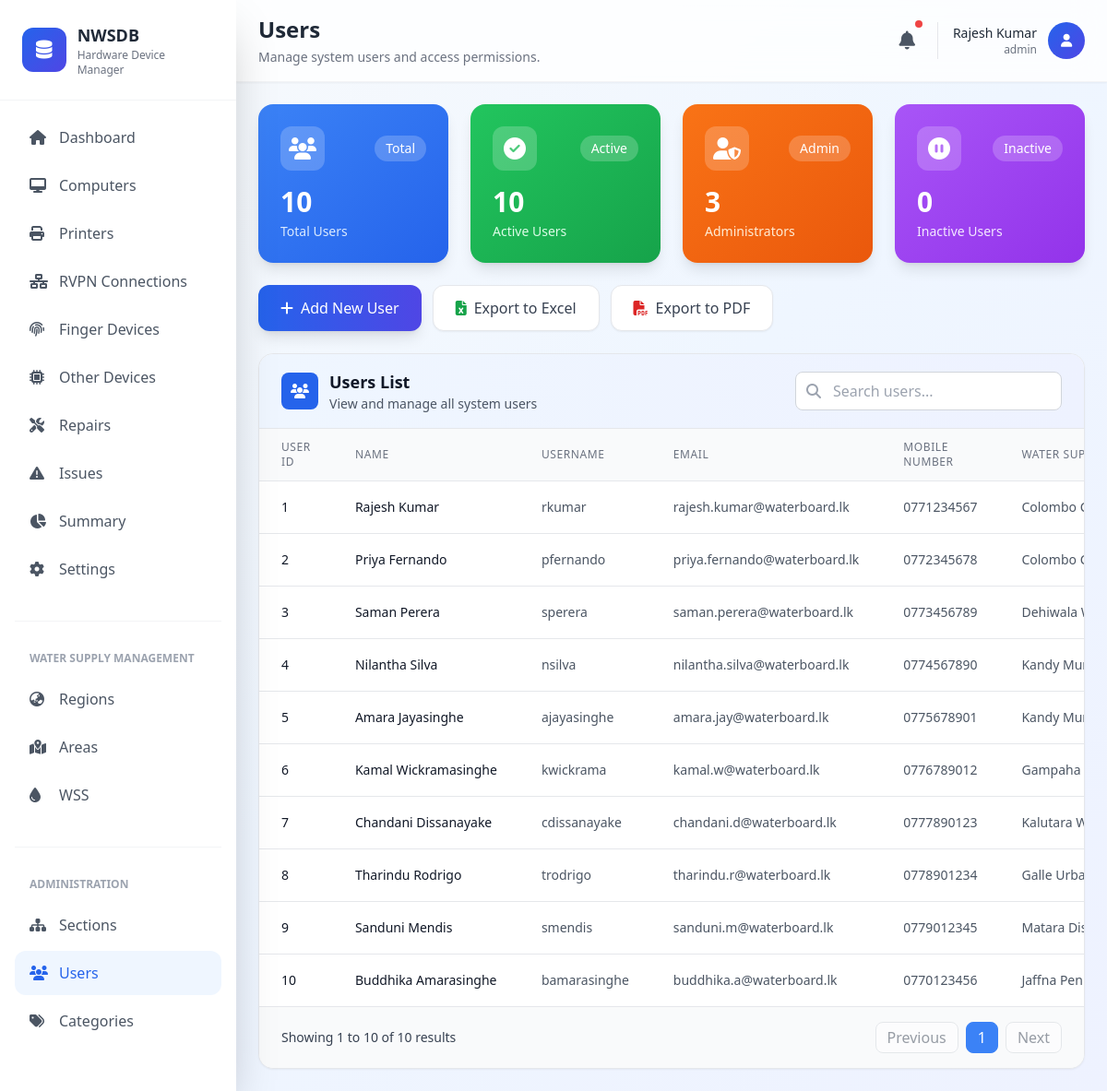
The page /pages/admin/users.php (signed in) on the database its author committed.
### tables this page shows
CREATE TABLE users (
  user_id INT UNSIGNED AUTO_INCREMENT PRIMARY KEY,
  first_name VARCHAR(100) NOT NULL,
  last_name VARCHAR(100) NOT NULL,
  username VARCHAR(50) UNIQUE,
  email VARCHAR(150) NOT NULL UNIQUE,
  mobile_number VARCHAR(15) UNIQUE,
  gender VARCHAR(10),
  password VARCHAR(255) NOT NULL,
  wss_id INT DEFAULT NULL,
  role ENUM('admin','user') NOT NULL DEFAULT 'user',
  status ENUM('active','inactive','suspended') DEFAULT 'active',
  updated_at TIMESTAMP DEFAULT CURRENT_TIMESTAMP ON UPDATE CURRENT_TIMESTAMP,
  created_at TIMESTAMP DEFAULT CURRENT_TIMESTAMP,
  last_login DATETIME DEFAULT NULL,
  CONSTRAINT fk_users_wss FOREIGN KEY (wss_id)
    REFERENCES water_supply_schemes(wss_id) ON DELETE SET NULL
);

### functions/Database.php (called while the page is built, shortened)
<?php
class Database
{
    private $conn;
    private static $instance = null;
    private function __construct()
    {
        try {
            $this->conn = new PDO(
                "mysql:host=" . DB_HOST . ";dbname=" . DB_NAME,
                DB_USERNAME,
                DB_PASSWORD
            );
            $this->conn->setAttribute(PDO::ATTR_ERRMODE, PDO::ERRMODE_EXCEPTION);
            $this->conn->setAttribute(PDO::ATTR_DEFAULT_FETCH_MODE, PDO::FETCH_ASSOC);
        } catch (PDOException $e) {
            die("Connection failed: " . $e->getMessage());
        }
    }
    public static function getInstance()
    {
        if (self::$instance === null) {
            self::$instance = new self();
        }
        return self::$instance;
    }
    private function executeQuery($query, $params = [])
    {
        try {
            $stmt = $this->conn->prepare($query);
            $stmt->execute($params);
            return $stmt;
        } catch (PDOException $e) {
            error_log("Query execution failed: " . $e->getMessage());
            return false;
        }
    }
    public function select($table, $columns = ["*"], $where = [], $orderBy = "", $limit = null, $offset = null)
    {
        try {
            $query = "SELECT " . implode(", ", $columns) . " FROM {$table}";
            $params = [];
            if ($orderBy) {
                $query .= " ORDER BY {$orderBy}";
            }
            $stmt = $this->executeQuery($query, $params);
            return $stmt ? $stmt->fetchAll() : false;
        } catch (PDOException $e) {
            error_log("Select failed: " . $e->getMessage());
            return false;
        }
    }
}

### functions/DbHelper.php (called while the page is built, shortened)
<?php
require_once __DIR__ . '/Database.php';
class DbHelper
{
    private static $db;
    public static function init()
    {
        if (!self::$db) {
            self::$db = Database::getInstance();
        }
    }
    public static function getAllUsers()
    {
        $users = self::$db->select('users');
        $schemes = self::$db->select('water_supply_schemes', ['wss_id', 'wss_name']);
        $schemeMap = [];
        if ($schemes) {
            foreach ($schemes as $scheme) {
                $schemeMap[$scheme['wss_id']] = $scheme['wss_name'];
            }
        }
        return $users;
    }
}

### pages/admin/users.php (the view, shortened to what this page needs)
<?php
require_once __DIR__ . '/../../functions/DbHelper.php';
$allUsers = DbHelper::getAllUsers();
$totalUsers = count($allUsers);
$page = isset($_GET['page']) && is_numeric($_GET['page']) ? (int)$_GET['page'] : 1;
$limit = 10;
$offset = ($page - 1) * $limit;
$totalPages = ceil($totalUsers / $limit);
$users = array_slice($allUsers, $offset, $limit);
$activeUsers = count(array_filter($allUsers, fn($u) => $u['status'] === 'active'));
$adminUsers = count(array_filter($allUsers, fn($u) => $u['role'] === 'admin'));
$inactiveUsers = count(array_filter($allUsers, fn($u) => $u['status'] === 'inactive'));
?>
<!DOCTYPE html>
<html lang="en">
<head>
  <script src="https://cdn.tailwindcss.com"></script>
  <link
    rel="stylesheet"
    href="https://cdnjs.cloudflare.com/ajax/libs/font-awesome/6.4.0/css/all.min.css" />
</head>
<body
  class="bg-gradient-to-br from-slate-50 via-blue-50 to-indigo-50 min-h-screen">
  <?php
  include '../../includes/sidemenu.php';
  ?>
  <main class="lg:ml-64 min-h-screen">
    <?php
    include '../../includes/header.php';
    ?>
    <div class="p-6 space-y-6">
      <div class="grid grid-cols-1 md:grid-cols-2 lg:grid-cols-4 gap-6">
        <div
          class="stat-card bg-gradient-to-br from-blue-500 to-blue-600 rounded-2xl p-6 text-white shadow-lg animate-fade-up"
          style="animation-delay: 0.1s">
          <div class="flex items-center justify-between mb-4">
            <div
              class="w-12 h-12 bg-white/20 rounded-xl flex items-center justify-center">
              <i class="fas fa-users text-2xl"></i>
            </div>
            <span class="text-sm bg-white/20 px-3 py-1 rounded-full">Total</span>
          </div>
          <h3 class="text-3xl font-bold mb-1"><?php echo $totalUsers; ?></h3>
          <p class="text-blue-100 text-sm">Total Users</p>
        </div>
        <div
          class="stat-card bg-gradient-to-br from-green-500 to-green-600 rounded-2xl p-6 text-white shadow-lg animate-fade-up"
          style="animation-delay: 0.2s">
          <div class="flex items-center justify-between mb-4">
            <div
              class="w-12 h-12 bg-white/20 rounded-xl flex items-center justify-center">
              <i class="fas fa-check-circle text-2xl"></i>
            </div>
            <span class="text-sm bg-white/20 px-3 py-1 rounded-full">Active</span>
          </div>
          <h3 class="text-3xl font-bold mb-1"><?php echo $activeUsers; ?></h3>
          <p class="text-green-100 text-sm">Active Users</p>
        </div>
        <div
          class="stat-card bg-gradient-to-br from-orange-500 to-orange-600 rounded-2xl p-6 text-white shadow-lg animate-fade-up"
          style="animation-delay: 0.3s">
          <div class="flex items-center justify-between mb-4">
            <div
              class="w-12 h-12 bg-white/20 rounded-xl flex items-center justify-center">
              <i class="fas fa-user-shield text-2xl"></i>
            </div>
            <span class="text-sm bg-white/20 px-3 py-1 rounded-full">Admin</span>
          </div>
          <h3 class="text-3xl font-bold mb-1"><?php echo $adminUsers; ?></h3>
          <p class="text-orange-100 text-sm">Administrators</p>
        </div>
        <div
          class="stat-card bg-gradient-to-br from-purple-500 to-purple-600 rounded-2xl p-6 text-white shadow-lg animate-fade-up"
          style="animation-delay: 0.4s">
          <div class="flex items-center justify-between mb-4">
            <div
              class="w-12 h-12 bg-white/20 rounded-xl flex items-center justify-center">
              <i class="fas fa-pause-circle text-2xl"></i>
            </div>
            <span class="text-sm bg-white/20 px-3 py-1 rounded-full">Inactive</span>
          </div>
          <h3 class="text-3xl font-bold mb-1"><?php echo $inactiveUsers; ?></h3>
          <p class="text-purple-100 text-sm">Inactive Users</p>
        </div>
      </div>
      <div class="flex flex-wrap gap-3">
        <button
          onclick="openAddModal()"
          class="inline-flex items-center px-6 py-3 bg-gradient-to-r from-blue-600 to-indigo-600 text-white rounded-xl hover:from-blue-700 hover:to-indigo-700 shadow-lg hover:shadow-xl transition-all">
          <i class="fas fa-plus mr-2"></i>
          Add New User
        </button>
        <button
          class="inline-flex items-center px-6 py-3 bg-white text-gray-700 rounded-xl hover:bg-gray-50 shadow-sm border border-gray-200 transition-all">
          <i class="fas fa-file-excel mr-2 text-green-600"></i>
          Export to Excel
        </button>
        <button
          class="inline-flex items-center px-6 py-3 bg-white text-gray-700 rounded-xl hover:bg-gray-50 shadow-sm border border-gray-200 transition-all">
          <i class="fas fa-file-pdf mr-2 text-red-600"></i>
          Export to PDF
        </button>
      </div>
      <div
        class="bg-white rounded-2xl shadow-sm border border-gray-200 overflow-hidden animate-fade-up">
        <div
          class="px-6 py-4 border-b border-gray-200 bg-gradient-to-r from-blue-50 to-indigo-50">
          <div class="flex items-center justify-between">
            <div class="flex items-center gap-3">
              <div
                class="w-10 h-10 bg-blue-600 rounded-lg flex items-center justify-center">
                <i class="fas fa-users text-white"></i>
              </div>
              <div>
                <h3 class="text-lg font-semibold text-gray-900">
                  Users List
                </h3>
                <p class="text-sm text-gray-600">
                  View and manage all system users
                </p>
              </div>
            </div>
            <div class="relative">
              <input
                type="text"
                placeholder="Search users..."
                class="pl-10 pr-4 py-2 rounded-lg border border-gray-300 focus:border-blue-500 focus:ring-2 focus:ring-blue-200 transition-all" />
              <i
                class="fas fa-search absolute left-3 top-1/2 -translate-y-1/2 text-gray-400"></i>
            </div>
          </div>
        </div>
        <div class="overflow-x-auto">
          <table class="min-w-full divide-y divide-gray-200">
            <thead class="bg-gray-50">
              <tr>
                <th
                  class="px-6 py-3 text-left text-xs font-medium text-gray-500 uppercase tracking-wider">
                  User ID
                </th>
                <th
                  class="px-6 py-3 text-left text-xs font-medium text-gray-500 uppercase tracking-wider">
                  Name
                </th>
                <th
                  class="px-6 py-3 text-left text-xs font-medium text-gray-500 uppercase tracking-wider">
                  Username
                </th>
                <th
                  class="px-6 py-3 text-left text-xs font-medium text-gray-500 uppercase tracking-wider">
                  Email
                </th>
                <th
                  class="px-6 py-3 text-left text-xs font-medium text-gray-500 uppercase tracking-wider">
                  Mobile Number
                </th>
                <th
                  class="px-6 py-3 text-left text-xs font-medium text-gray-500 uppercase tracking-wider">
                  Water Supply Scheme
                </th>
              </tr>
            </thead>
            <tbody class="bg-white divide-y divide-gray-200">
              <?php if (!empty($users)): ?>
                <?php foreach ($users as $user): ?>
                  <tr class="table-row">
                    <td class="px-6 py-4 whitespace-nowrap text-sm text-gray-900">
                      <?php echo htmlspecialchars($user['user_id']); ?>
                    </td>
                    <td class="px-6 py-4 whitespace-nowrap text-sm font-medium text-gray-900">
                      <?php echo htmlspecialchars($user['first_name'] . ' ' . $user['last_name']); ?>
                    </td>
                    <td class="px-6 py-4 whitespace-nowrap text-sm text-gray-600">
                      <?php echo htmlspecialchars($user['username'] ?? 'N/A'); ?>
                    </td>
                    <td class="px-6 py-4 whitespace-nowrap text-sm text-gray-600">
                      <?php echo htmlspecialchars($user['email']); ?>
                    </td>
                    <td class="px-6 py-4 whitespace-nowrap text-sm text-gray-600">
                      <?php echo htmlspecialchars($user['mobile_number'] ?? 'N/A'); ?>
                    </td>
                    <td class="px-6 py-4 whitespace-nowrap text-sm text-gray-600">
                      <?php echo htmlspecialchars($user['wss_name'] ?? 'N/A'); ?>
                    </td>
                  </tr>
                <?php endforeach; ?>
              <?php endif; ?>
            </tbody>
          </table>
        </div>
        <?php if ($totalUsers > 0): ?>
        <div class="px-6 py-4 border-t border-gray-200 bg-gray-50">
          <div class="flex items-center justify-between">
            <div class="text-sm text-gray-700">
              Showing <span class="font-medium"><?php echo $offset + 1; ?></span> to
              <span class="font-medium"><?php echo min($offset + $limit, $totalUsers); ?></span> of
              <span class="font-medium"><?php echo $totalUsers; ?></span> results
            </div>
            <div class="flex gap-2">
              <a href="?page=<?php echo max(1, $page - 1); ?>"
                 class="px-3 py-1 border border-gray-300 rounded-lg bg-white text-gray-700 hover:bg-gray-50 <?php echo $page <= 1 ? 'pointer-events-none opacity-50' : ''; ?>">
                Previous
              </a>
              <?php
              $startPage = max(1, $page - 2);
              $endPage = min($totalPages, $page + 2);
              for ($i = $startPage; $i <= $endPage; $i++):
              ?>
                <a href="?page=<?php echo $i; ?>"
                   class="px-3 py-1 border <?php echo $i === $page ? 'border-blue-500 bg-blue-500 text-white' : 'border-gray-300 bg-white text-gray-700 hover:bg-gray-50'; ?> rounded-lg">
                  <?php echo $i; ?>
                </a>
              <?php endfor; ?>
              <a href="?page=<?php echo min($totalPages, $page + 1); ?>"
                 class="px-3 py-1 border border-gray-300 rounded-lg bg-white text-gray-700 hover:bg-gray-50 <?php echo $page >= $totalPages ? 'pointer-events-none opacity-50' : ''; ?>">
                Next
              </a>
            </div>
          </div>
        </div>
        <?php endif; ?>
      </div>
    </div>
  </main>
</body>
</html>

### pages/admin/users.php (style rules this page uses)
.animate-fade-up { animation: fadeInUp 0.6s ease-out forwards; }
.stat-card { box-shadow: 0 4px 6px -1px rgba(0, 0, 0, 0.1); }
.table-row { transition: all 0.2s ease; }

### rows shown on the page
users: user_id "1", first_name+last_name "Rajesh Kumar", username "rkumar", email "rajesh.kumar@waterboard.lk", mobile_number "0771234567", wss_name "Colombo…"
users: user_id "2", first_name+last_name "Priya Fernando", username "pfernando", email "priya.fernando@waterboard.lk", mobile_number "0772345678", wss_name "Colombo…"
users: user_id "3", first_name+last_name "Saman Perera", username "sperera", email "saman.perera@waterboard.lk", mobile_number "0773456789", wss_name "Dehiwala…"
users: user_id "4", first_name+last_name "Nilantha Silva", username "nsilva", email "nilantha.silva@waterboard.lk", mobile_number "0774567890", wss_name "Kandy…"
users: user_id "5", first_name+last_name "Amara Jayasinghe", username "ajayasinghe", email "amara.jay@waterboard.lk", mobile_number "0775678901", wss_name "Kandy…"
users: user_id "6", first_name+last_name "Kamal Wickramasinghe", username "kwickrama", email "kamal.w@waterboard.lk", mobile_number "0776789012", wss_name "Gampaha…"
users: user_id "7", first_name+last_name "Chandani Dissanayake", username "cdissanayake", email "chandani.d@waterboard.lk", mobile_number "0777890123", wss_name "Kalutara…"
users: user_id "8", first_name+last_name "Tharindu Rodrigo", username "trodrigo", email "tharindu.r@waterboard.lk", mobile_number "0778901234", wss_name "Galle…"
users: user_id "9", first_name+last_name "Sanduni Mendis", username "smendis", email "sanduni.m@waterboard.lk", mobile_number "0779012345", wss_name "Matara…"
users: user_id "10", first_name+last_name "Buddhika Amarasinghe", username "bamarasinghe", email "buddhika.a@waterboard.lk", mobile_number "0770123456", wss_name "Jaffna…"

### other values the page prints
$page_title "Users"
$page_description "Manage system users and access permissions."
$name "Rajesh Kumar"
$role "admin"
$totalUsers "10"
$activeUsers "10"
$adminUsers "3"
$inactiveUsers "0"
$offset + 1 "1"
min($offset + $limit, $totalUsers) "10"
